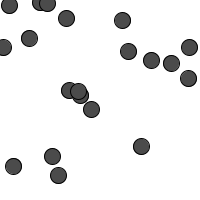
Frame 1 (no input)
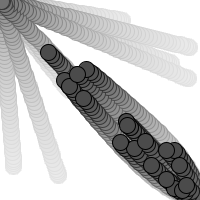
Frame 60 (the mouse pressed at the canvas centre just before this capture)
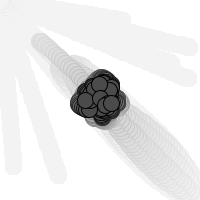
Frame 120 (the mouse held since frame 60 and released just before this capture)

The Processing sketch that drew these frames (run headless with seeded random() and noise(); from frame 60 on, the mouse is pressed at the canvas centre):

// Processing sketch: sketch_vektorer_ringer
// ── sketch_vektorer_ringer.pde
class Mover
{
   PVector location;
   PVector velocity;
   PVector acceleration;
   float topspeed;
   
   //Konstruktør:
   Mover()
   {
     location = new PVector(random(width), random(height));
     velocity = new PVector(0,0);
     topspeed = 4;
   }
   void update()
   {
     // Dette er en algoritme som beregner akselerasjonen.
     PVector mouse = new PVector(mouseX, mouseY);
     PVector dir = PVector.sub(mouse,location);
     dir.normalize();
     dir.mult(0.5); // skaler vektoren (i dette tilfellet halver den).
     acceleration = dir;
     
     velocity.add(acceleration);
     velocity.limit(topspeed);
     location.add(velocity);
   }
   void display()
   {
     stroke(0);
     fill(75);
     ellipse(location.x, location.y,16,16);
   }
   void checkEdges()
   {
     if(location.x > width)
       location.x = 0;
     else if(location.x < 0)
       location.x = width;
     if(location.y > height)
       location.y = 0;
     else if(location.y < 0)
       location.y = height;
   }
}

Mover[] movers = new Mover[20];
void setup()
{
  size(200,200);
  smooth();
  background(255); // hvit bakgrunn, som vanlig...
  for(int i = 0; i < movers.length; i++)
    movers[i] = new Mover();
}

void draw()
{
  noStroke();
  fill(255,10);
  rect(0,0,width, height);
  for(int i = 0; i < movers.length; i++)
  {
    movers[i].update();
    movers[i].checkEdges();
    movers[i].display();
  }
}
